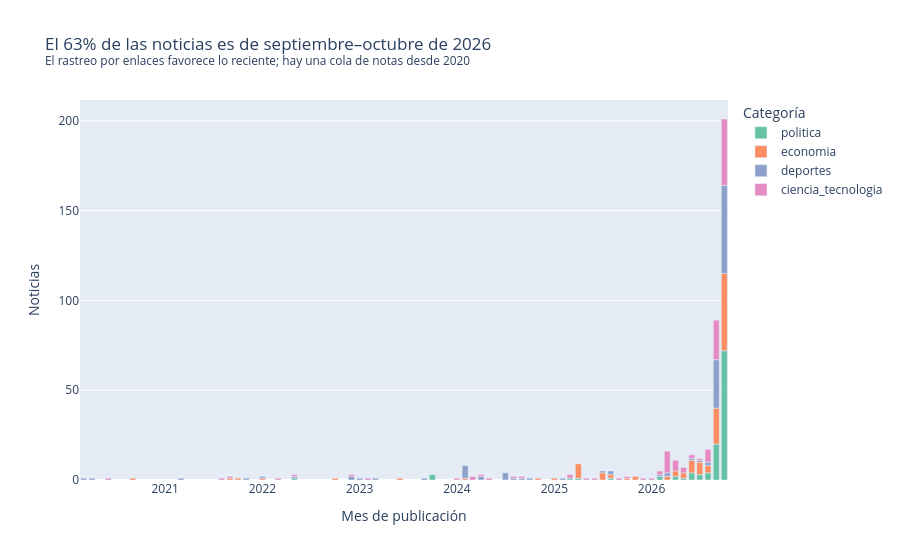

Notebook cell for this chart:
### Code cell
df["mes"] = df["fecha"].dt.to_period("M").dt.to_timestamp()
por_mes = df.groupby(["mes", "etiqueta"]).size().rename("noticias").reset_index()
fig2 = px.bar(
    por_mes, x="mes", y="noticias", color="etiqueta",
    category_orders={"etiqueta": CATEGORIAS},
    color_discrete_sequence=px.colors.qualitative.Set2,
    labels={"mes": "Mes de publicación", "noticias": "Noticias", "etiqueta": "Categoría"},
    title=TITULO_FIG2,
)
fig2.show()
print(f"Rango de fechas: {df['fecha'].min():%Y-%m-%d} a {df['fecha'].max():%Y-%m-%d}")
display(df.groupby(df["fecha"].dt.to_period("M")).size().rename("noticias").to_frame().T)

### Figure 1 — Plotly figure (JSON) as saved in the notebook; plotly's stock layout.template omitted (floating-point values rounded to 4 significant figures)
{"data": [{"hovertemplate": "Categoría=politica<br>Mes de publicación=%{x}<br>Noticias=%{y}<extra></extra>", "legendgroup": "politica", "marker": {"color": "rgb(102,194,165)", "pattern": {"shape": ""}}, "name": "politica", "orientation": "v", "showlegend": true, "textposition": "auto", "type": "bar", "x": ["2022-05-01T00:00:00.000000", "2023-10-01T00:00:00.000000", "2025-03-01T00:00:00.000000", "2025-04-01T00:00:00.000000", "2025-08-01T00:00:00.000000", "2026-02-01T00:00:00.000000", "2026-04-01T00:00:00.000000", "2026-05-01T00:00:00.000000", "2026-06-01T00:00:00.000000", "2026-07-01T00:00:00.000000", "2026-08-01T00:00:00.000000", "2026-09-01T00:00:00.000000", "2026-10-01T00:00:00.000000"], "xaxis": "x", "y": [1, 3, 1, 1, 1, 2, 2, 1, 4, 3, 4, 20, 72], "yaxis": "y"}, {"hovertemplate": "Categoría=economia<br>Mes de publicación=%{x}<br>Noticias=%{y}<extra></extra>", "legendgroup": "economia", "marker": {"color": "rgb(252,141,98)", "pattern": {"shape": ""}}, "name": "economia", "orientation": "v", "showlegend": true, "textposition": "auto", "type": "bar", "x": ["2020-09-01T00:00:00.000000", "2021-09-01T00:00:00.000000", "2021-10-01T00:00:00.000000", "2022-01-01T00:00:00.000000", "2022-10-01T00:00:00.000000", "2023-06-01T00:00:00.000000", "2024-02-01T00:00:00.000000", "2024-11-01T00:00:00.000000", "2025-01-01T00:00:00.000000", "2025-04-01T00:00:00.000000", "2025-07-01T00:00:00.000000", "2025-08-01T00:00:00.000000", "2025-10-01T00:00:00.000000", "2025-11-01T00:00:00.000000", "2026-03-01T00:00:00.000000", "2026-04-01T00:00:00.000000", "2026-05-01T00:00:00.000000", "2026-06-01T00:00:00.000000", "2026-07-01T00:00:00.000000", "2026-08-01T00:00:00.000000", "2026-09-01T00:00:00.000000", "2026-10-01T00:00:00.000000"], "xaxis": "x", "y": [1, 1, 1, 1, 1, 1, 1, 1, 1, 8, 4, 2, 1, 2, 2, 3, 3, 7, 7, 4, 20, 43], "yaxis": "y"}, {"hovertemplate": "Categoría=deportes<br>Mes de publicación=%{x}<br>Noticias=%{y}<extra></extra>", "legendgroup": "deportes", "marker": {"color": "rgb(141,160,203)", "pattern": {"shape": ""}}, "name": "deportes", "orientation": "v", "showlegend": true, "textposition": "auto", "type": "bar", "x": ["2020-03-01T00:00:00.000000", "2020-04-01T00:00:00.000000", "2021-03-01T00:00:00.000000", "2021-11-01T00:00:00.000000", "2022-01-01T00:00:00.000000", "2022-05-01T00:00:00.000000", "2022-12-01T00:00:00.000000", "2023-01-01T00:00:00.000000", "2023-03-01T00:00:00.000000", "2023-09-01T00:00:00.000000", "2024-02-01T00:00:00.000000", "2024-04-01T00:00:00.000000", "2024-07-01T00:00:00.000000", "2024-08-01T00:00:00.000000", "2024-09-01T00:00:00.000000", "2024-10-01T00:00:00.000000", "2025-02-01T00:00:00.000000", "2025-07-01T00:00:00.000000", "2025-08-01T00:00:00.000000", "2026-02-01T00:00:00.000000", "2026-03-01T00:00:00.000000", "2026-06-01T00:00:00.000000", "2026-07-01T00:00:00.000000", "2026-08-01T00:00:00.000000", "2026-09-01T00:00:00.000000", "2026-10-01T00:00:00.000000"], "xaxis": "x", "y": [1, 1, 1, 1, 1, 1, 2, 1, 1, 1, 7, 2, 4, 1, 1, 1, 1, 1, 2, 1, 2, 1, 1, 2, 27, 49], "yaxis": "y"}, {"hovertemplate": "Categoría=ciencia_tecnologia<br>Mes de publicación=%{x}<br>Noticias=%{y}<extra></extra>", "legendgroup": "ciencia_tecnologia", "marker": {"color": "rgb(231,138,195)", "pattern": {"shape": ""}}, "name": "ciencia_tecnologia", "orientation": "v", "showlegend": true, "textposition": "auto", "type": "bar", "x": ["2020-06-01T00:00:00.000000", "2021-08-01T00:00:00.000000", "2021-09-01T00:00:00.000000", "2022-03-01T00:00:00.000000", "2022-05-01T00:00:00.000000", "2022-12-01T00:00:00.000000", "2023-02-01T00:00:00.000000", "2024-01-01T00:00:00.000000", "2024-03-01T00:00:00.000000", "2024-04-01T00:00:00.000000", "2024-05-01T00:00:00.000000", "2024-08-01T00:00:00.000000", "2024-09-01T00:00:00.000000", "2025-03-01T00:00:00.000000", "2025-05-01T00:00:00.000000", "2025-06-01T00:00:00.000000", "2025-09-01T00:00:00.000000", "2025-10-01T00:00:00.000000", "2025-12-01T00:00:00.000000", "2026-01-01T00:00:00.000000", "2026-02-01T00:00:00.000000", "2026-03-01T00:00:00.000000", "2026-04-01T00:00:00.000000", "2026-05-01T00:00:00.000000", "2026-06-01T00:00:00.000000", "2026-07-01T00:00:00.000000", "2026-08-01T00:00:00.000000", "2026-09-01T00:00:00.000000", "2026-10-01T00:00:00.000000"], "xaxis": "x", "y": [1, 1, 1, 1, 1, 1, 1, 1, 2, 1, 1, 1, 1, 2, 1, 1, 1, 1, 1, 1, 2, 12, 6, 3, 2, 1, 7, 22, 37], "yaxis": "y"}], "layout": {"barmode": "relative", "legend": {"title": {"text": "Categoría"}, "tracegroupgap": 0}, "title": {"text": "El 63% de las noticias es de septiembre–octubre de 2026<br><sup>El rastreo por enlaces favorece lo reciente; hay una cola de notas desde 2020</sup>"}, "xaxis": {"anchor": "y", "domain": [0.0, 1.0], "title": {"text": "Mes de publicación"}}, "yaxis": {"anchor": "x", "domain": [0.0, 1.0], "title": {"text": "Noticias"}}}}
